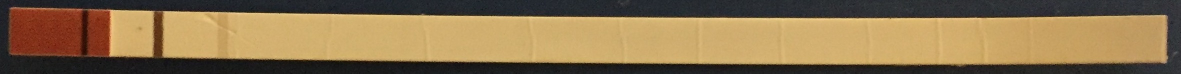
#> input picture test/object.jpg, 2362 x 147 px (shown at 1/2 size)
$ python multiple.py
#> lines starting #> are read from the running program, lines starting #| are printed output that depends on the picture; after the words box and inside, x2 and y2 are one past the last pixel; in counts of white or black regions, pixels touching at a corner belong together
import cv2
from matplotlib import pyplot as plt

MIN_MATCH_COUNT = 10

img1 = cv2.imread('object.jpg', 0)  # queryImage
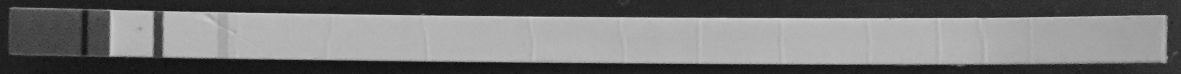
#> img1: shape (147, 2362) (shown at 1/2 size); min 2, max 224, mean 117.4
img2 = cv2.imread('scene.jpg', 0) # trainImage
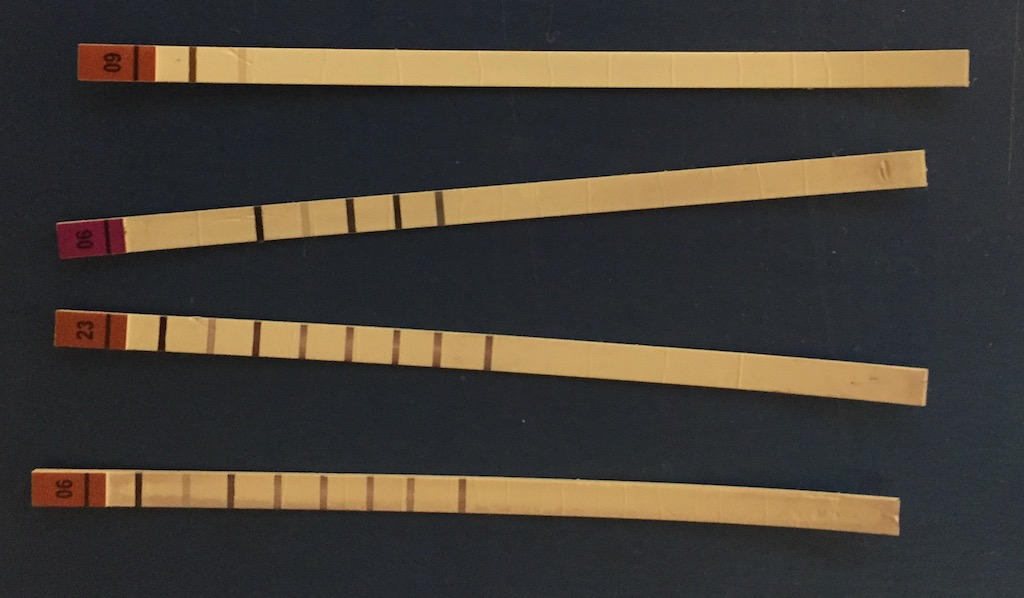
#> input picture test/scene.jpg, 1024 x 598 px
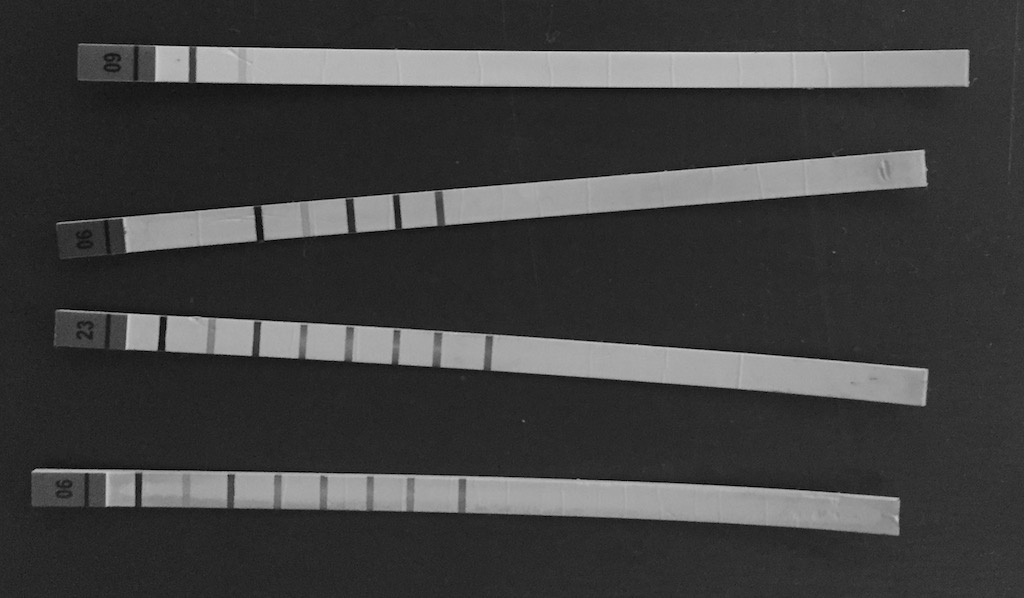
#> img2: shape (598, 1024); min 0, max 210, mean 63.8

orb = cv2.ORB_create(10000, 1.2, nlevels=8, edgeThreshold = 5)

# find the keypoints and descriptors with ORB
kp1, des1 = orb.detectAndCompute(img1, None)
#> kp1 = 1287 keypoints; strongest (x, y, size): (221, 107, 77.1), (222, 25, 111.1), (222, 23, 64.3), (221, 24, 92.6)
kp2, des2 = orb.detectAndCompute(img2, None)
#> kp2 = 1809 keypoints; strongest (x, y, size): (156, 47, 31), (168, 317, 31), (129, 315, 31), (158, 316, 31)

import numpy as np
from sklearn.cluster import MeanShift, estimate_bandwidth

x = np.array([kp2[0].pt])
#> x = [[903, 10]]

for i in range(len(kp2)):
    x = np.append(x, [kp2[i].pt], axis=0)
#> this loop made 1809 passes
#> x on passes 1 to 3: [[903, 10], [903, 10]], [[903, 10], [903, 10], [115, 43]], [[903, 10], [903, 10], [115, 43], [132, 43]]
#> after the loop, x = 1810 pairs, first value 31.68 to 990, second value 10 to 534

x = x[1:len(x)]
#> x = 1809 pairs, first value 31.68 to 990, second value 10 to 534

bandwidth = estimate_bandwidth(x, quantile=0.1, n_samples=500)
#> bandwidth = 131.5

ms = MeanShift(bandwidth=bandwidth, bin_seeding=True, cluster_all=True)
ms.fit(x)
labels = ms.labels_
#> labels = 1809 values, max 7 at index 324, min 0 at index 25, mean 2.04
cluster_centers = ms.cluster_centers_
#> cluster_centers = [[357.1, 283.6], [156.4, 301.3], [124.2, 486.4], [145.4, 61.28], [880.1, 127.7], [855.5, 421.7], [697, 173.1], [651.6, 381.6]]


labels_unique = np.unique(labels)
#> labels_unique = [0, 1, 2, 3, 4, 5, 6, 7]
print(labels_unique)
#| [0 1 2 3 4 5 6 7]

n_clusters_ = len(labels_unique)
#> n_clusters_ = 8
print("number of estimated clusters : %d" % n_clusters_)
#| number of estimated clusters : 8

s = [None] * n_clusters_
#> s = 8 items
for i in range(n_clusters_):
    l = ms.labels_
    d, = np.where(l == i)
    print(d.__len__())
    s[i] = list(kp2[xx] for xx in d)
#> this loop made 8 passes
#| 620
#| 323
#| 269
#| 183
#| 114
#| 92
#| 99
#| 109

des2_ = des2

for i in range(n_clusters_):

    kp2 = s[i]
    l = ms.labels_
    d, = np.where(l == i)
    des2 = des2_[d, ]

    FLANN_INDEX_KDTREE = 0
    index_params = dict(algorithm = FLANN_INDEX_KDTREE, trees = 5)
    search_params = dict(checks = 50)

    flann = cv2.FlannBasedMatcher(index_params, search_params)

    des1 = np.float32(des1)
    des2 = np.float32(des2)

    matches = flann.knnMatch(des1, des2, 2)

    # store all the good matches as per Lowe's ratio test.
    good = []
    for m,n in matches:
        if m.distance < 0.7*n.distance:
            good.append(m)

    if len(good)>3:
        src_pts = np.float32([ kp1[m.queryIdx].pt for m in good ]).reshape(-1,1,2)
        dst_pts = np.float32([ kp2[m.trainIdx].pt for m in good ]).reshape(-1,1,2)

        M, mask = cv2.findHomography(src_pts, dst_pts, cv2.RANSAC, 2)

        if M is None:
            print ("No Homography")
        else:
            matchesMask = mask.ravel().tolist()

            h,w = img1.shape
            pts = np.float32([ [0,0],[0,h-1],[w-1,h-1],[w-1,0] ]).reshape(-1,1,2)
            dst = cv2.perspectiveTransform(pts,M)

            img2 = cv2.polylines(img2,[np.int32(dst)],True,255,3, cv2.LINE_AA)

            draw_params = dict(matchColor=(0, 255, 0),  # draw matches in green color
                               singlePointColor=None,
                               matchesMask=matchesMask,  # draw only inliers
                               flags=2)

            img3 = cv2.drawMatches(img1, kp1, img2, kp2, good, None, **draw_params)

            plt.imshow(img3, 'gray'), plt.show()

    else:
        print ("Not enough matches are found - %d/%d" % (len(good),MIN_MATCH_COUNT))
        matchesMask = None
#> this loop made 8 passes
#> mask on passes 2, 6: [0, 0, 0, 0, 0, 0], [0, 0, 0, 0, 0, 0, 0, 0, 0, 0, 0]
#> matchesMask on passes 3 to 4: [1, 1, 0, 1, 1], [0, 0, 0, 0, 0, 0, 0, 0, 1, 1, 1, 1, 1, 1, 1, 1, 1, 1]
#> pass 3, `img2 = cv2.polylines(img2,[np.int32(dst)],True,255,3, cv2.LINE_AA)`:
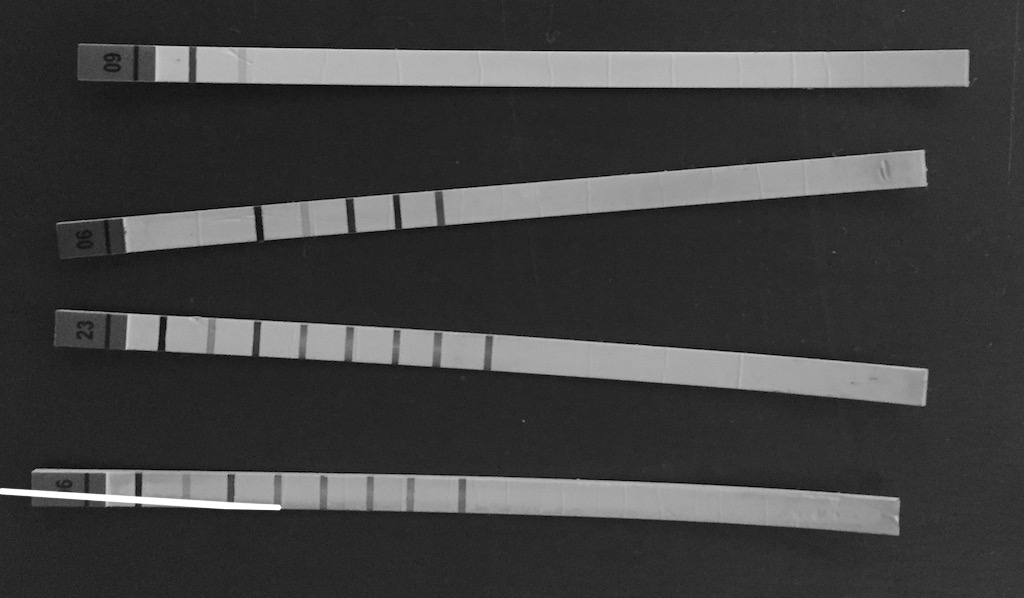
#> img2: shape (598, 1024); 0.39% of pixels changed, all inside (x1, y1, x2, y2) = (0, 487, 283, 511)
#> pass 3, `img3 = cv2.drawMatches(img1, kp1, img2, kp2, good, None, **draw_params)`:
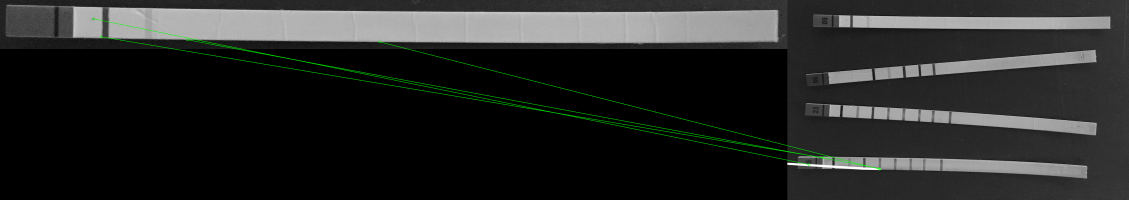
#> img3: shape (598, 3386, 3) (shown at 1/3 size); mean of channels 0, 1, 2 39.5, 40.8, 39.5; drawn as B, G, R
#> after the loop:
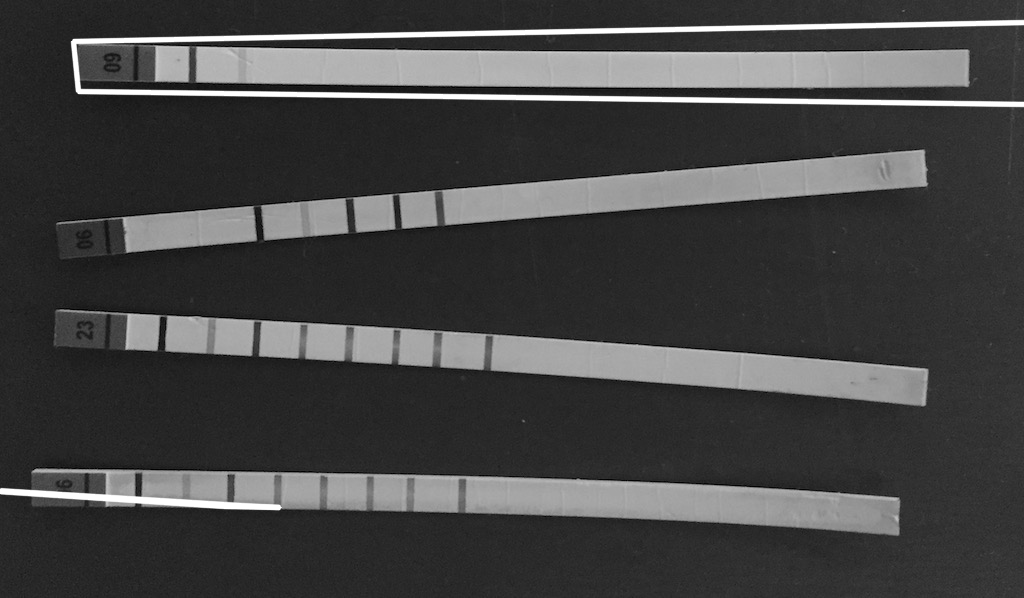
#> img2: shape (598, 1024); 2.22% of pixels changed, all inside (x1, y1, x2, y2) = (70, 19, 1024, 108)
